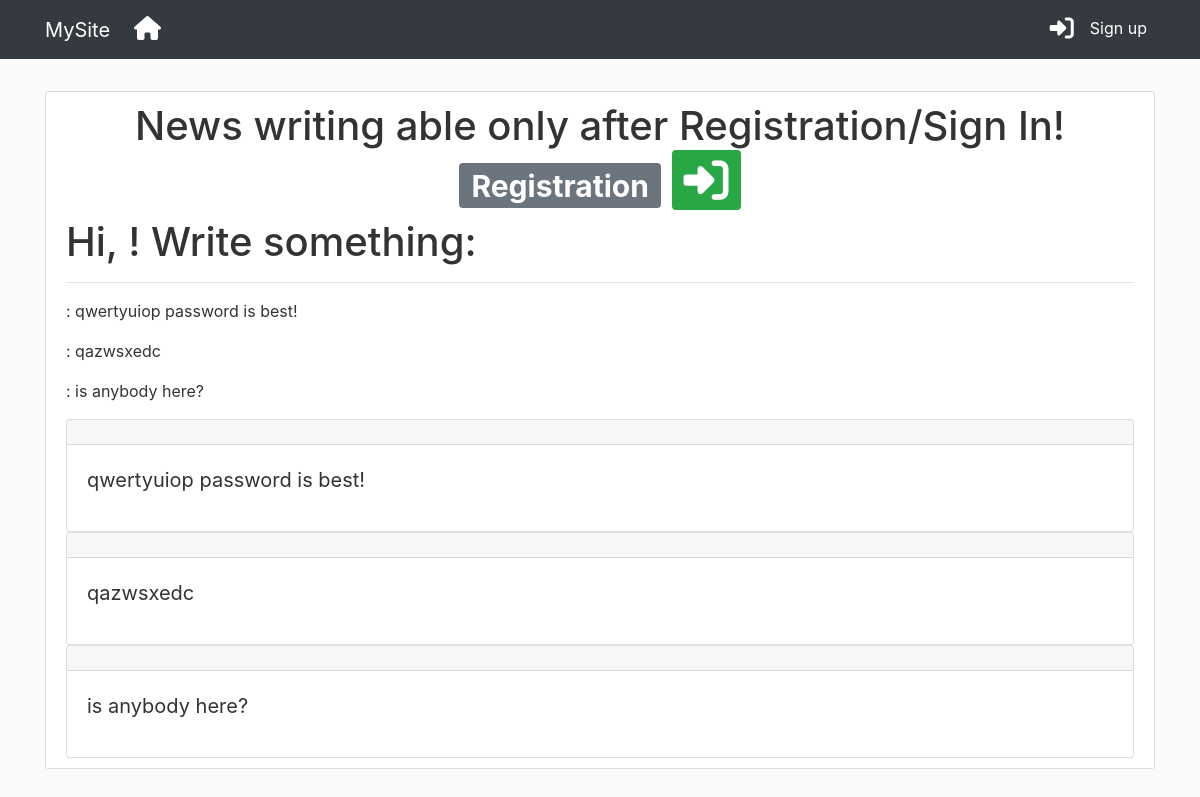
Page /blog on the committed database.
### habrClone/models.py (models this page shows)
class New(db.Model):
    id = db.Column(db.Integer, primary_key=True)
    article = db.Column(db.String(100))
    publish_date = db.Column(db.DateTime, default=datetime.utcnow)
    body = db.Column(db.Text)
    user_id = db.Column(db.Integer, db.ForeignKey('user.id'))

### habrClone/routes.py (the view)
@App.route('/blog', methods=['GET', 'POST'])
def news():
    form = NewsForm()
    if form.validate_on_submit():
        new = New(article=current_user.username, body=form.body.data, user_id=current_user.id)
        db.session.add(new)
        db.session.commit()
        flash('News Published!', 'success')
        return redirect(url_for('news'))
    news = New.query.all()
    return render_template('blog.html', title='Blog', form=form, news=news)

### habrClone/templates/blog.html (shortened to what this page needs)
{% extends 'base.html' %}
{% block content %}
<section class="content-section">
    {% if current_user.is_authenticated %}
    <h1>Hi, {{ current_user.username }}! Write something:</h1>
    <form method="post">
        {{ form.hidden_tag() }}
        <div class="form-group">
            {{ form.body.label }}
            {{ form.body(class='form-control', cols=32, rows=6) }}
            {% for error in form.body.errors %}
            <div class="alert alert-danger">
                {{ error }}
            </div>
            {% endfor %}
        </div>
        {{form.submit(class='btn btn-info') }}
    </form>
    {% else %}
    <h1 class="text-center">News writing able only after Registration/Sign In!
        <span class="badge badge-secondary"><a
                href="{{ url_for('register') }}"
                class="dark">Registration</a>
                </span>
        <span class="badge badge-success"><a
                href="{{ url_for('login') }}"
                class="dark"><i class="fas fa-sign-in-alt"></i></a>
                </span>
    </h1>
    <h1>Hi, {{ current_user.username}}! Write something:</h1>
    {% endif %}
    <hr>
    {% for new in news %}
    <p>
        : {{ new.body }}
    </p>
    {% endfor %}
    {% for new in news %}
    <div class="card">
        <div class="card-header">
        </div>
        <div class="card-body">
            <blockquote class="blockquote mb-0">
                <p>{{ new.body }}</p>
            </blockquote>
        </div>
    </div>
    {% endfor %}
</section>
{% endblock %}

### habrClone/static/css/style.css (style rules this page uses)
body { background: #fafafa; color: #333333; }
i { font-size: 1.5em; }
.content-section { background: #ffffff; padding: 10px 20px; border: 1px solid #dddddd; border-radius: 3px; margin-bottom: 20px; }
a { text-decoration: none; }
a.dark { color: #fff; }
.card-header { font-size: 24px color: #fff }

### habrClone/static/css/error.css (style rules this page uses)
* { -webkit-box-sizing: border-box; box-sizing: border-box; }
body { padding: 0; margin: 0; }

### rows in the picture
New: body "qwertyuiop password is best!"
New: body "qazwsxedc"
New: body "is anybody here?"
